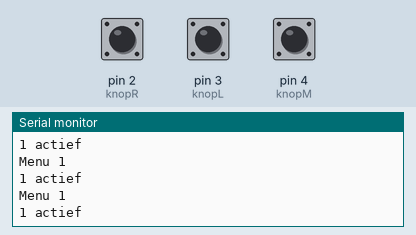
Simulated run of this sketch. Board: Arduino Uno, built with avr-gcc and run on an emulated ATmega328P. Shown: the last lines printed to the serial monitor. The inputs (shaded band) are chosen by the test bench; at power-on: pin 4 (knopM) HIGH, pin 2 (knopR) HIGH, pin 3 (knopL) HIGH.

Above: at 1.2 s.
1.3 s: pin 4 (knopM) pulled LOW for 0.25 s
At 1.56 s:
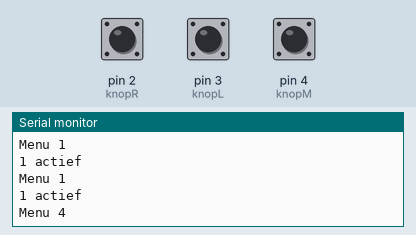
3.0 s: pin 4 (knopM) pulled LOW for 1 s
At 3.16 s:
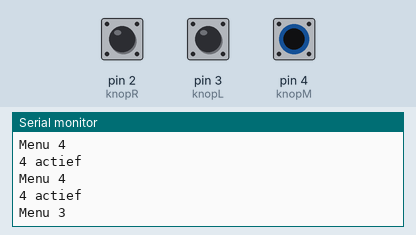
Timing chart, 0 to 6.0 s (numbered marks = the images above; inputs shaded):
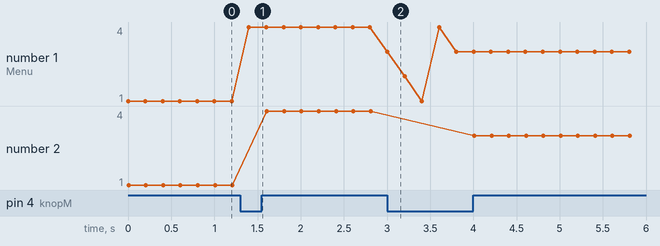

The sketch:

1.Switch_case.ino
```cpp
/*
  Name: DaRan menu
  Date: 5 februari 2021
  Author: Daan Heetkamp

  Description:
  Maak een programma dat kan switchen tussen 4 standen

  Revision: 0.3

*/

// include libraries

// ----- Declare Constants -----

#define knopR 2
#define knopL 3
#define knopM 4


// ----- Declare Objects -----

// ----- Declare subroutines and/or functions -----


// ----- Declare Global Variables -----
int aantalDrukken = 1; //het aantal keer drukken staat standaard op 0 dus beginscherm.
int laatsteMenu = 1; //de plek waar het menu voor het laatste was.
int laatsteDruk = 1; // laatste case
int gedrukt = 1;
bool activeren = LOW; //hiermee laat het programma weten dat een spel moet gaan beginnen.
bool isGedrukt = LOW;

// Setup
void setup()
{
  pinMode(knopR, INPUT_PULLUP);
  pinMode(knopL, INPUT_PULLUP);
  pinMode(knopM, INPUT_PULLUP);
  Serial.begin(9600);
}

/*int drukken()
{
  if (digitalRead(knopR) == HIGH) {gedrukt = 1;}
  if (digitalRead(knopL) == HIGH) {gedrukt = 2;}
  if (digitalRead(knopM) == HIGH) {gedrukt = 3;}

  return
}*/

//MAIN
void loop()
{
  if (digitalRead(knopR) == HIGH) {gedrukt = 1; isGedrukt = HIGH;}
  if (digitalRead(knopL) == HIGH) {gedrukt = 2; isGedrukt = HIGH;}
  if (digitalRead(knopM) == HIGH) {gedrukt = 3; isGedrukt = HIGH;}

  if(isGedrukt == HIGH)
  {
    switch (gedrukt)
    {
      case 1:
      aantalDrukken++;

      if (aantalDrukken == 5)
      {
        aantalDrukken = 1;
      }
      break;

      case 2:
      aantalDrukken--;

      if (aantalDrukken == 0)
      {
        aantalDrukken = 4;
      }
      break;

     case 3:
     activeren = HIGH;
     break;
    }
    isGedrukt = LOW;
  }
  menu();
  delay(200);
}


void menu()
{
  if (aantalDrukken != laatsteMenu || activeren == HIGH)
  {
     switch(aantalDrukken)
     {
      case 1:
      Serial.print("Menu 1");
      Serial.print("\n");
      if(activeren == HIGH)
      {
       Serial.print("1 actief");
       Serial.print("\n");
       activeren = LOW;
      }
      break;

      case 2:
      Serial.print("Menu 2");
      Serial.print("\n");
      if(activeren == HIGH)
      {
       Serial.print("2 actief");
       Serial.print("\n");
       activeren = LOW;
      }
      break;

      case 3:
      Serial.print("Menu 3");
      Serial.print("\n");
      if(activeren == HIGH)
      {
       Serial.print("3 actief");
       Serial.print("\n");
       activeren = LOW;
      }
      break;

      case 4:
      Serial.print("Menu 4");
      Serial.print("\n");
      if(activeren == HIGH)
      {
       Serial.print("4 actief");
       Serial.print("\n");
       activeren = LOW;
      }
      break;
     }
    laatsteMenu = aantalDrukken;
  }
}
```

Measured:
- after the input at 1.3 s, the serial monitor: prints a new line after 0.10 s (image 1)
- after the input at 3.0 s, the serial monitor: prints a new line at once (image 2)
- plotted number 1: 1 → 4 after the input at 1.3 s, 4 → 3 after the input at 3.0 s
- plotted number 2: 1 → 4 after the input at 1.3 s, 4 → 3 after the input at 3.0 s
